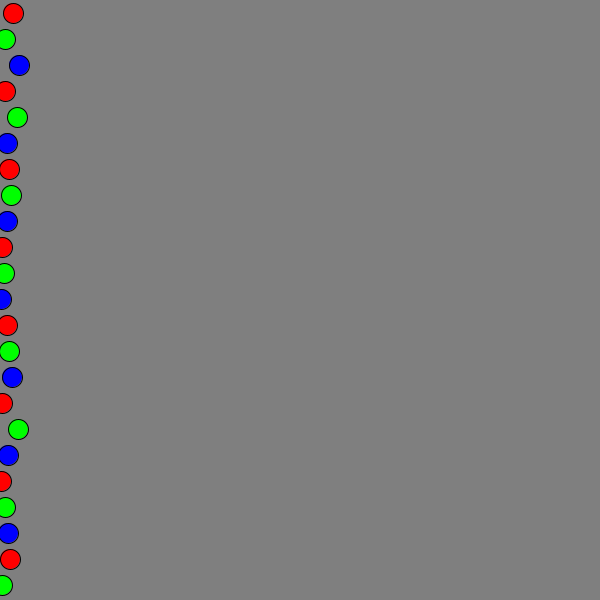
Frame 1 (no input)
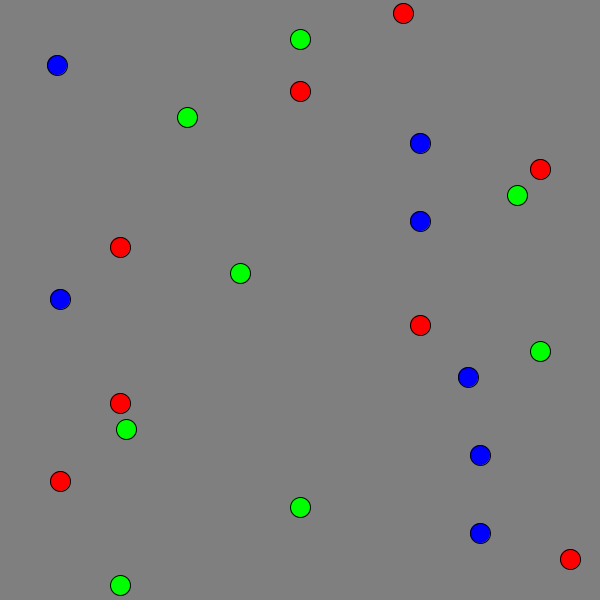
Frame 60 (the mouse pressed at the canvas centre just before this capture)
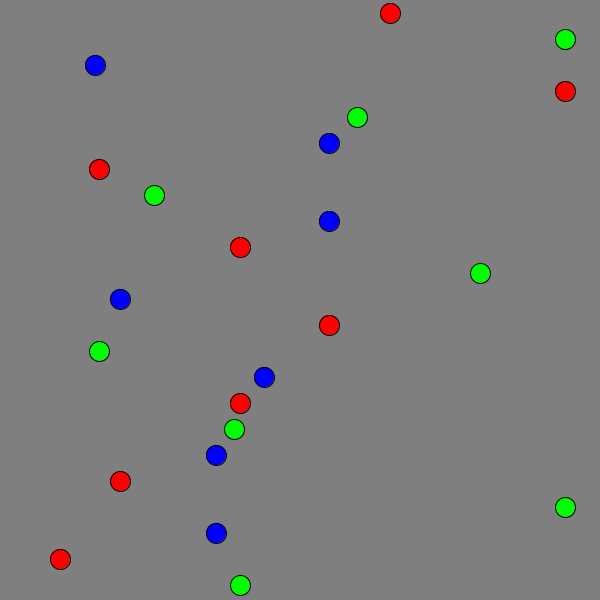
Frame 120 (the mouse held since frame 60 and released just before this capture)

The Processing sketch that drew these frames (run headless with seeded random() and noise(); from frame 60 on, the mouse is pressed at the canvas centre):

// Processing sketch: sketch_7_array
// ── sketch_7_array.pde
static int EDGE_SIZE = 600;
static int CIRCLE_SIZE = 20;
static int CIRCLE_MARGIN = 6;
static int CIRCLES_COUNT = 40;

int[] posXArray;
int[] movingSpeedArray;

void setup(){
  size(600, 600);
  posXArray = new int[CIRCLES_COUNT];
  movingSpeedArray = new int[CIRCLES_COUNT];
  for ( int i = 0; i < CIRCLES_COUNT; i++ ){
    movingSpeedArray[i] = int(random(1, 20));
  }
}

void draw(){
  background(127);
  for ( int i = 0; i < CIRCLES_COUNT; i++ ){
    moveCircle(i);
    drawCircle(i);
  }
}

color stepColor(int step) {
  if(step%3==0){
    return #ff0000;
  }else if(step%3==1){
    return #00ff00;
  }else{
    return #0000ff;
  }
}

void drawCircle(int idx) {
  fill(stepColor(idx));
  int y = (int)((idx+0.5)*(CIRCLE_SIZE + CIRCLE_MARGIN));
  circle(posXArray[idx], y, CIRCLE_SIZE);
}

void moveCircle(int idx){
  if(movingSpeedArray[idx] > 0){
    if(posXArray[idx] >= EDGE_SIZE - CIRCLE_SIZE){
      movingSpeedArray[idx] = -movingSpeedArray[idx];
    }else{
      posXArray[idx] += movingSpeedArray[idx];
    }
  }else{
    if(posXArray[idx] <= CIRCLE_SIZE){
      movingSpeedArray[idx] = -movingSpeedArray[idx];
    }else{
      posXArray[idx] += movingSpeedArray[idx];
    }
  }
}
